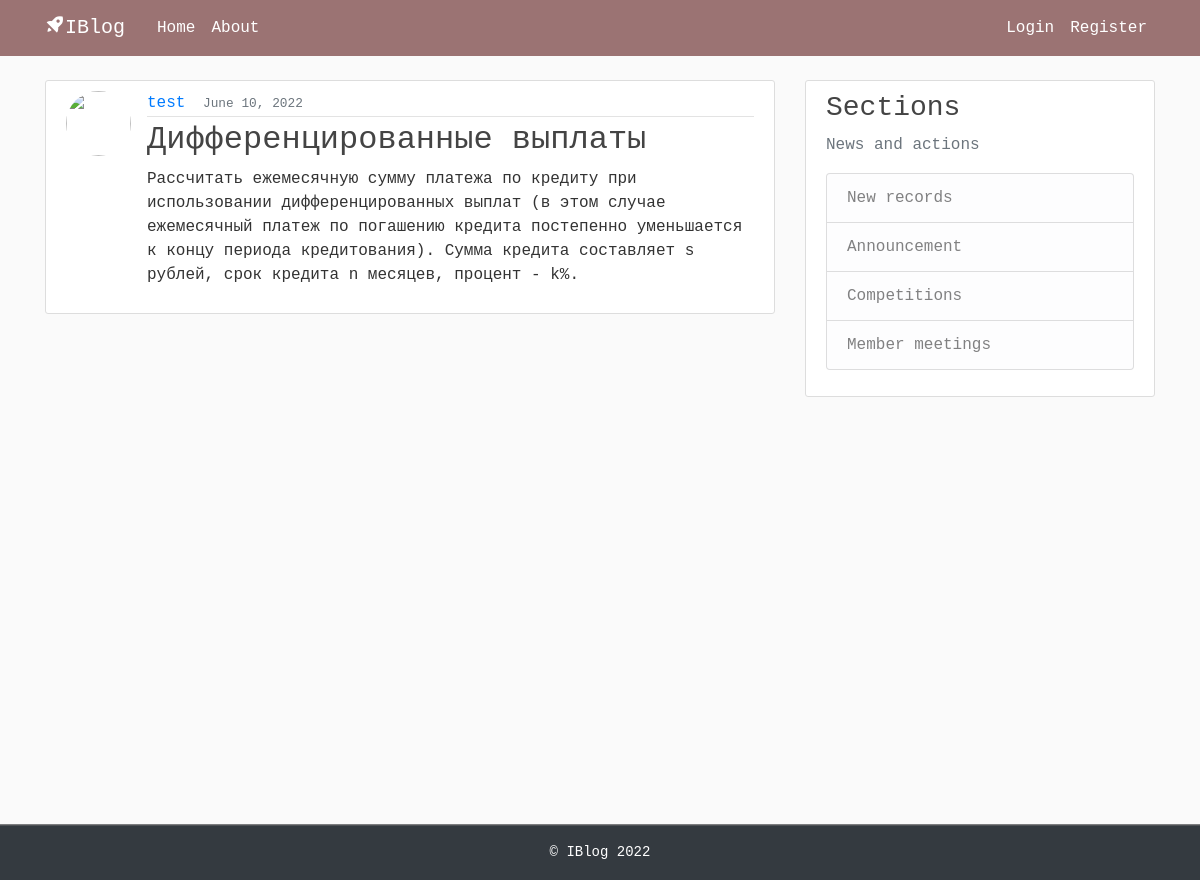
The app's page /post/18/ with its own data.
### Blog/models.py (models this page shows, shortened)
class Post(models.Model):
    title = models.CharField(max_length=100)
    content = models.TextField()
    date_posted = models.DateTimeField(default=timezone.now)
    author = models.ForeignKey(User, on_delete=models.CASCADE)

### Blog/views.py (the view)
# urls.py: path('post/<int:pk>/', PostDetailView.as_view(), name='post-detail'),
class PostDetailView(DetailView):
    model = Post

### Blog/templates/Blog/post_detail.html (shortened to what this page needs)
{% extends "Blog/base.html" %}
{% block content %}
  <article class="media content-section">
    <img class="rounded-circle article-img" src="{{ object.author.profile.image.url }}">
    <div class="media-body">
      <div class="article-metadata">
        <a class="mr-2" href="{% url 'user-posts' object.author.username %}">{{ object.author }}</a>
        <small class="text-muted">{{ object.date_posted|date:"F d, Y" }}</small>
      </div>
      <h2 class="article-title">{{ object.title }}</h2>
      <p class="article-content">{{ object.content }}</p>
    </div>
  </article>
{% endblock content %}

### Blog/static/Blog/main.css (style rules this page uses)
body, html { width:100%; height:100% }
body { margin:0; padding:0; background: #fafafa; color: #333333; margin-top: 5rem; font-family:Courier New; }
h1, h2, h3, h4, h5, h6 { color: #444444; }
.content-section { background: #ffffff; padding: 10px 20px; border: 1px solid #dddddd; border-radius: 3px; margin-bottom: 20px; }
.article-title { color: #444444; }
.article-content { white-space: pre-line; }
.article-img { height: 65px; width: 65px; margin-right: 16px; }
.article-metadata { padding-bottom: 1px; margin-bottom: 4px; border-bottom: 1px solid #e3e3e3 }

### records on screen
Post: author "test", date_posted "June 10, 2022", title "Дифференцированные выплаты", content "Рассчитать ежемесячную сумму платежа по кредиту при использовании дифференцированных выплат (в этом случае ежемесячный платеж по погашению кредита постепенно уменьшается к концу периода кредитования). Сумма кредита составляет s рублей, срок кредита n месяцев, процент - k%."
